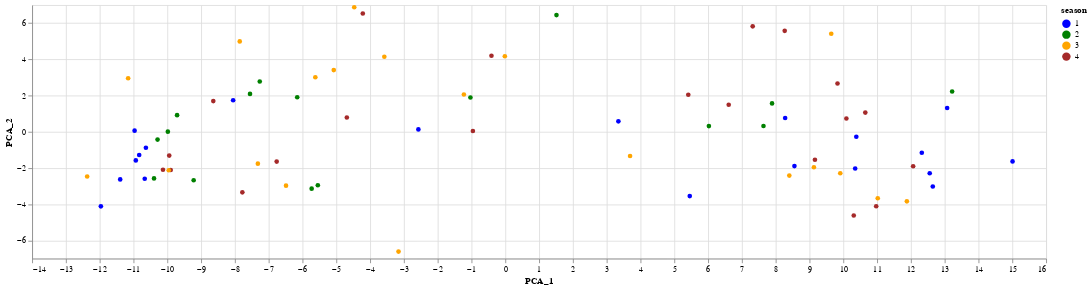

Here is the notebook cell this chart was saved with:
### Markdown cell above
## Visualizing rMAGs with time axis

### Code cell
time_chart = visualize_temporal_mags (scaled_mags_df, fasta_names, START_DATE, END)
time_chart

### Figure 1 — Vega-Lite specification as saved in the notebook (floating-point values rounded to 4 significant figures)
{"config": {"view": {"continuousWidth": 400, "continuousHeight": 300}}, "data": {"name": "data-85f7af4b471261aa0081187b547e329a"}, "mark": {"type": "circle", "opacity": 1}, "encoding": {"color": {"type": "nominal", "field": "season", "scale": {"range": ["blue", "green", "orange", "brown"]}}, "x": {"type": "quantitative", "field": "PCA_1"}, "y": {"type": "quantitative", "field": "PCA_2"}}, "width": 1200, "$schema": "https://vega.github.io/schema/vega-lite/v4.8.1.json", "datasets": {"data-85f7af4b471261aa0081187b547e329a": [{"DateTime": "2011-05-30T00:00:00", "PCA_1": 13.22, "PCA_2": 2.225, "season": 2}, {"DateTime": "2012-02-13T00:00:00", "PCA_1": 10.35, "PCA_2": -2.025, "season": 1}, {"DateTime": "2011-04-25T00:00:00", "PCA_1": -9.22, "PCA_2": -2.675, "season": 2}, {"DateTime": "2011-11-28T00:00:00", "PCA_1": -4.216, "PCA_2": 6.534, "season": 4}, {"DateTime": "2011-05-23T00:00:00", "PCA_1": -10.39, "PCA_2": -2.574, "season": 2}, {"DateTime": "2012-01-09T00:00:00", "PCA_1": -10.63, "PCA_2": -0.8818, "season": 1}, {"DateTime": "2011-12-05T00:00:00", "PCA_1": -2.572, "PCA_2": 0.1329, "season": 1}, {"DateTime": "2012-01-23T00:00:00", "PCA_1": 12.56, "PCA_2": -2.291, "season": 1}, {"DateTime": "2011-04-18T00:00:00", "PCA_1": -7.265, "PCA_2": 2.779, "season": 2}, {"DateTime": "2011-10-17T00:00:00", "PCA_1": -9.899, "PCA_2": -2.11, "season": 4}, {"DateTime": "2011-07-11T00:00:00", "PCA_1": 8.402, "PCA_2": -2.417, "season": 3}, {"DateTime": "2011-05-16T00:00:00", "PCA_1": -9.711, "PCA_2": 0.9185, "season": 2}, {"DateTime": "2011-10-03T00:00:00", "PCA_1": -0.9589, "PCA_2": 0.0437, "season": 4}, {"DateTime": "2011-08-01T00:00:00", "PCA_1": 9.91, "PCA_2": -2.286, "season": 3}, {"DateTime": "2011-04-19T00:00:00", "PCA_1": -1.032, "PCA_2": 1.898, "season": 2}, {"DateTime": "2011-10-18T00:00:00", "PCA_1": -4.689, "PCA_2": 0.7912, "season": 4}, {"DateTime": "2011-09-26T00:00:00", "PCA_1": 5.413, "PCA_2": 2.045, "season": 4}, {"DateTime": "2011-06-20T00:00:00", "PCA_1": -3.159, "PCA_2": -6.615, "season": 3}, {"DateTime": "2011-06-13T00:00:00", "PCA_1": -12.37, "PCA_2": -2.464, "season": 3}, {"DateTime": "2012-02-27T00:00:00", "PCA_1": -8.053, "PCA_2": 1.745, "season": 1}, {"DateTime": "2011-07-12T00:00:00", "PCA_1": 3.691, "PCA_2": -1.338, "season": 3}, {"DateTime": "2011-08-22T00:00:00", "PCA_1": -9.957, "PCA_2": -2.125, "season": 3}, {"DateTime": "2012-02-14T00:00:00", "PCA_1": 13.07, "PCA_2": 1.317, "season": 1}, {"DateTime": "2011-04-11T00:00:00", "PCA_1": 6.023, "PCA_2": 0.3147, "season": 2}, {"DateTime": "2012-02-14T00:00:00", "PCA_1": -10.67, "PCA_2": -2.594, "season": 1}, {"DateTime": "2011-04-19T00:00:00", "PCA_1": -5.547, "PCA_2": -2.953, "season": 2}, {"DateTime": "2011-12-19T00:00:00", "PCA_1": -11.39, "PCA_2": -2.627, "season": 1}, {"DateTime": "2011-11-29T00:00:00", "PCA_1": -9.943, "PCA_2": -1.314, "season": 4}, {"DateTime": "2011-08-29T00:00:00", "PCA_1": 9.643, "PCA_2": 5.413, "season": 3}, {"DateTime": "2011-12-06T00:00:00", "PCA_1": 12.65, "PCA_2": -3.019, "season": 1}, {"DateTime": "2011-10-10T00:00:00", "PCA_1": -6.764, "PCA_2": -1.646, "season": 4}, {"DateTime": "2012-02-28T00:00:00", "PCA_1": -10.93, "PCA_2": -1.578, "season": 1}, {"DateTime": "2011-10-18T00:00:00", "PCA_1": 8.266, "PCA_2": 5.577, "season": 4}, {"DateTime": "2011-05-17T00:00:00", "PCA_1": 7.638, "PCA_2": 0.3184, "season": 2}, {"DateTime": "2012-02-06T00:00:00", "PCA_1": 5.457, "PCA_2": -3.548, "season": 1}, {"DateTime": "2011-12-12T00:00:00", "PCA_1": 15.01, "PCA_2": -1.633, "season": 1}, {"DateTime": "2011-08-08T00:00:00", "PCA_1": -3.579, "PCA_2": 4.148, "season": 3}, {"DateTime": "2011-11-21T00:00:00", "PCA_1": 9.828, "PCA_2": 2.671, "season": 4}, {"DateTime": "2011-10-04T00:00:00", "PCA_1": -10.13, "PCA_2": -2.096, "season": 4}, {"DateTime": "2011-07-04T00:00:00", "PCA_1": -1.225, "PCA_2": 2.063, "season": 3}, {"DateTime": "2011-08-23T00:00:00", "PCA_1": 9.13, "PCA_2": -1.954, "season": 3}, {"DateTime": "2011-04-19T00:00:00", "PCA_1": -10.29, "PCA_2": -0.4299, "season": 2}, {"DateTime": "2011-07-05T00:00:00", "PCA_1": -0.01392, "PCA_2": 4.173, "season": 3}, {"DateTime": "2011-10-11T00:00:00", "PCA_1": -7.78, "PCA_2": -3.341, "season": 4}, {"DateTime": "2011-09-05T00:00:00", "PCA_1": -8.64, "PCA_2": 1.699, "season": 4}, {"DateTime": "2011-12-20T00:00:00", "PCA_1": 12.32, "PCA_2": -1.156, "season": 1}, {"DateTime": "2012-03-12T00:00:00", "PCA_1": -7.553, "PCA_2": 2.094, "season": 2}, {"DateTime": "2012-01-24T00:00:00", "PCA_1": 8.279, "PCA_2": 0.763, "season": 1}, {"DateTime": "2011-12-06T00:00:00", "PCA_1": -10.97, "PCA_2": 0.06491, "season": 1}, {"DateTime": "2012-01-02T00:00:00", "PCA_1": 3.346, "PCA_2": 0.5802, "season": 1}, {"DateTime": "2011-08-09T00:00:00", "PCA_1": -7.321, "PCA_2": -1.76, "season": 3}, {"DateTime": "2011-04-26T00:00:00", "PCA_1": -5.73, "PCA_2": -3.139, "season": 2}, {"DateTime": "2012-03-13T00:00:00", "PCA_1": -9.984, "PCA_2": 0.009268, "season": 2}, {"DateTime": "2011-04-26T00:00:00", "PCA_1": -6.157, "PCA_2": 1.91, "season": 2}, {"DateTime": "2011-06-06T00:00:00", "PCA_1": -7.857, "PCA_2": 4.994, "season": 3}, {"DateTime": "2011-05-17T00:00:00", "PCA_1": 7.892, "PCA_2": 1.568, "season": 2}, {"DateTime": "2011-06-21T00:00:00", "PCA_1": 11.02, "PCA_2": -3.672, "season": 3}, {"DateTime": "2012-01-10T00:00:00", "PCA_1": 8.554, "PCA_2": -1.891, "season": 1}, {"DateTime": "2011-11-22T00:00:00", "PCA_1": 12.07, "PCA_2": -1.904, "season": 4}, {"DateTime": "2011-08-09T00:00:00", "PCA_1": -11.16, "PCA_2": 2.956, "season": 3}, {"DateTime": "2011-12-06T00:00:00", "PCA_1": -10.83, "PCA_2": -1.281, "season": 1}, {"DateTime": "2011-11-22T00:00:00", "PCA_1": 6.609, "PCA_2": 1.495, "season": 4}, {"DateTime": "2011-10-31T00:00:00", "PCA_1": -0.4096, "PCA_2": 4.203, "season": 4}, {"DateTime": "2011-11-07T00:00:00", "PCA_1": 10.09, "PCA_2": 0.7345, "season": 4}, {"DateTime": "2012-01-16T00:00:00", "PCA_1": -11.97, "PCA_2": -4.115, "season": 1}, {"DateTime": "2012-03-13T00:00:00", "PCA_1": 1.514, "PCA_2": 6.445, "season": 2}, {"DateTime": "2011-06-07T00:00:00", "PCA_1": -6.488, "PCA_2": -2.974, "season": 3}, {"DateTime": "2011-10-24T00:00:00", "PCA_1": 10.31, "PCA_2": -4.619, "season": 4}, {"DateTime": "2011-07-05T00:00:00", "PCA_1": -4.47, "PCA_2": 6.876, "season": 3}, {"DateTime": "2011-11-29T00:00:00", "PCA_1": 10.97, "PCA_2": -4.107, "season": 4}, {"DateTime": "2012-02-14T00:00:00", "PCA_1": 10.38, "PCA_2": -0.2707, "season": 1}, {"DateTime": "2011-09-19T00:00:00", "PCA_1": 10.65, "PCA_2": 1.061, "season": 4}, {"DateTime": "2011-08-09T00:00:00", "PCA_1": -5.621, "PCA_2": 3.015, "season": 3}, {"DateTime": "2011-07-05T00:00:00", "PCA_1": -5.076, "PCA_2": 3.407, "season": 3}, {"DateTime": "2011-11-22T00:00:00", "PCA_1": 9.161, "PCA_2": -1.545, "season": 4}, {"DateTime": "2011-07-05T00:00:00", "PCA_1": 11.88, "PCA_2": -3.838, "season": 3}, {"DateTime": "2011-11-29T00:00:00", "PCA_1": 7.319, "PCA_2": 5.826, "season": 4}]}}
